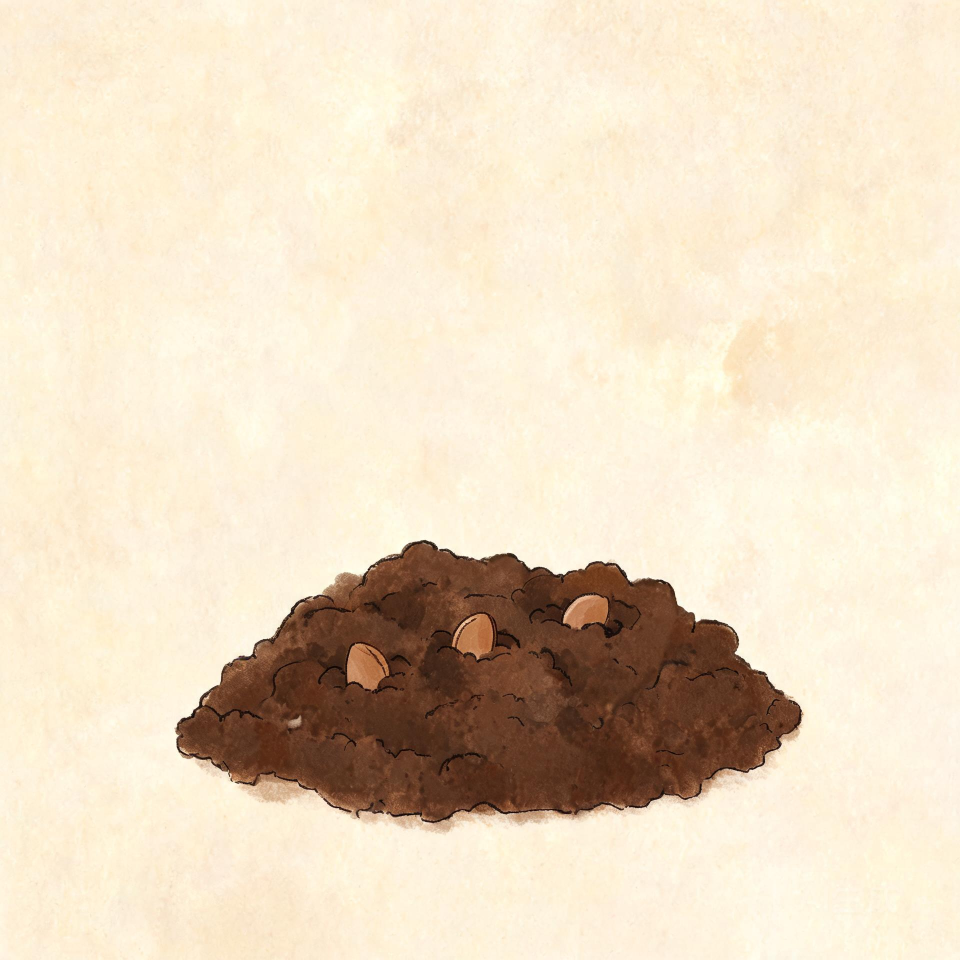
#> input picture assets/plants/shared/seed.jpg, 1920 x 1920 px (shown at 1/2 size); its folder holds only this picture in this run
$ python cutout.py
#> lines starting #> are read from the running program, lines starting #| are printed output that depends on the picture
#> in cutout, img is the input picture: PIL image 1920x1920 RGB; mean R, G, B 233.2, 217.4, 194.4
from PIL import Image, ImageDraw, ImageFilter
from pathlib import Path
import sys

ROOT = Path(__file__).resolve().parent.parent
PLANT_DIRS = [
    ROOT / "assets/plants/shared",
    ROOT / "assets/plants/strawberry",
]


def background_color(img):
    w, h = img.size
#> w = 1920; h = 1920
    samples = []
    step = max(1, w // 24)
#> step = 80
    for x in range(0, w, step):
        samples.append(img.getpixel((x, 2)))
        samples.append(img.getpixel((x, h - 3)))
#> after the loop, samples = 48 items, first 6: (255, 240, 221), (255, 242, 225), (254, 239, 218), (248, 236, 214), (252, 238, 212), (253, 241, 219)
    for y in range(0, h, step):
        samples.append(img.getpixel((2, y)))
        samples.append(img.getpixel((w - 3, y)))
#> after the loop, samples = 96 items, first 6: (255, 240, 221), (255, 242, 225), (254, 239, 218), (248, 236, 214), (252, 238, 212), (253, 241, 219)
    samples.sort(key=lambda p: p[0] + p[1] + p[2])
    mid = samples[len(samples) // 2]
#> mid = (253, 242, 220)
    return mid


def cutout(path: Path, tolerance: int = 26, feather: int = 2) -> Image.Image:
    img = Image.open(path).convert("RGB")
    bg = background_color(img)
#> bg = (253, 242, 220)

    marker = (255, 0, 255)
    work = img.copy()
    w, h = work.size
#> w = 1920; h = 1920

    seeds = []
    step = max(8, w // 40)
#> step = 48
    for x in range(0, w, step):
        seeds.append((x, 0))
        seeds.append((x, h - 1))
    for y in range(0, h, step):
        seeds.append((0, y))
        seeds.append((w - 1, y))

    for seed in seeds:
        pixel = work.getpixel(seed)
        if sum(abs(a - b) for a, b in zip(pixel, bg)) <= tolerance * 3:
            try:
                ImageDraw.floodfill(work, seed, marker, thresh=tolerance)
            except Exception:
                pass
#> this loop made 160 passes
#> pixel on passes 1 to 3: (255, 240, 221), (255, 0, 255), (255, 0, 255)
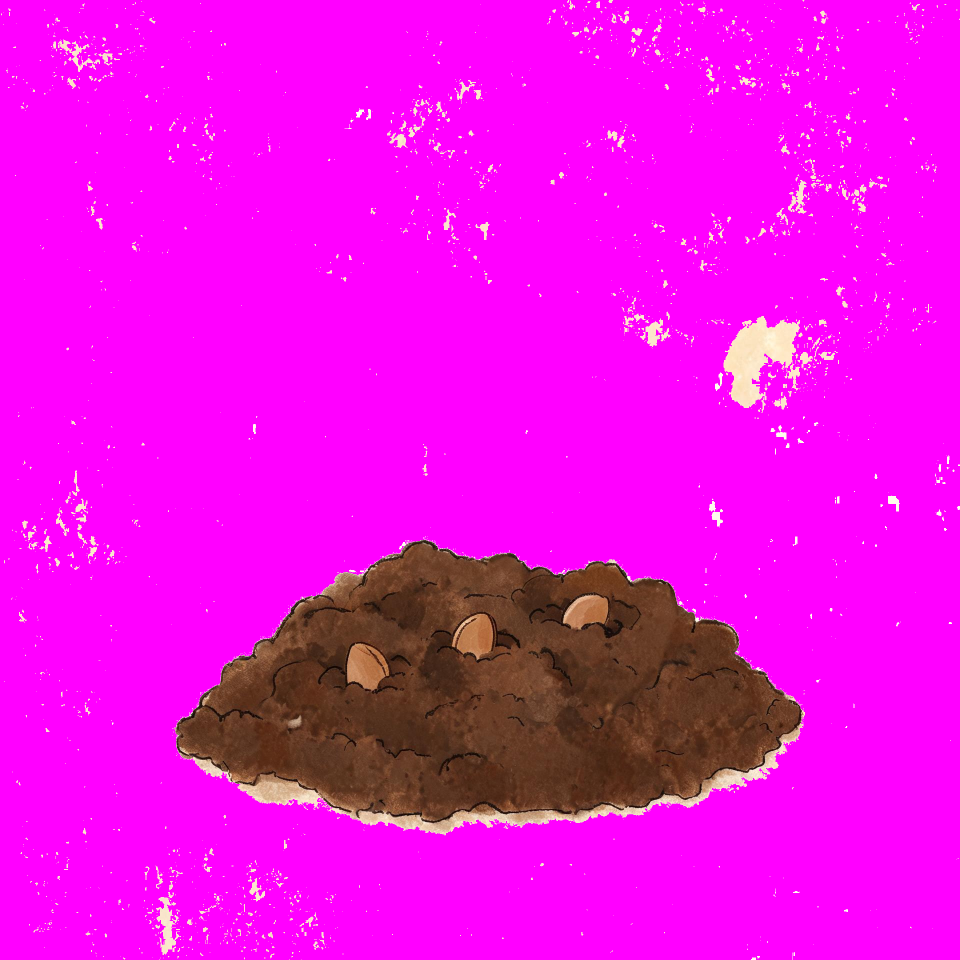
#> work: PIL image 1920x1920 RGB (shown at 1/2 size); mean R, G, B 234.3, 13.1, 225.1

    alpha = Image.new("L", (w, h), 255)
#> alpha: PIL image 1920x1920 L; every value is 255
    pixels = work.load()
    alpha_pixels = alpha.load()
    for y in range(h):
        for x in range(w):
            if pixels[x, y] == marker:
                alpha_pixels[x, y] = 0

    if feather:
        alpha = alpha.filter(ImageFilter.GaussianBlur(feather))
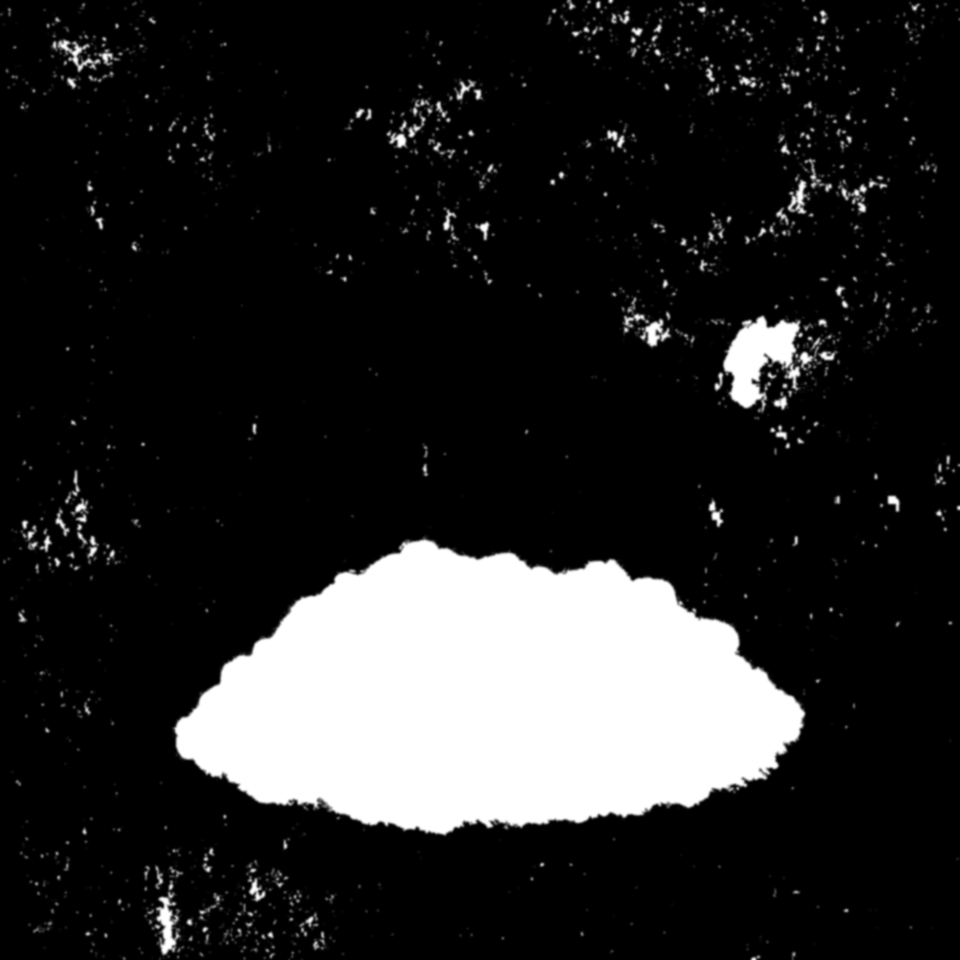
#> alpha: PIL image 1920x1920 L (shown at 1/2 size); min 0, max 255, mean 39.5

    out = img.convert("RGBA")
    out.putalpha(alpha)
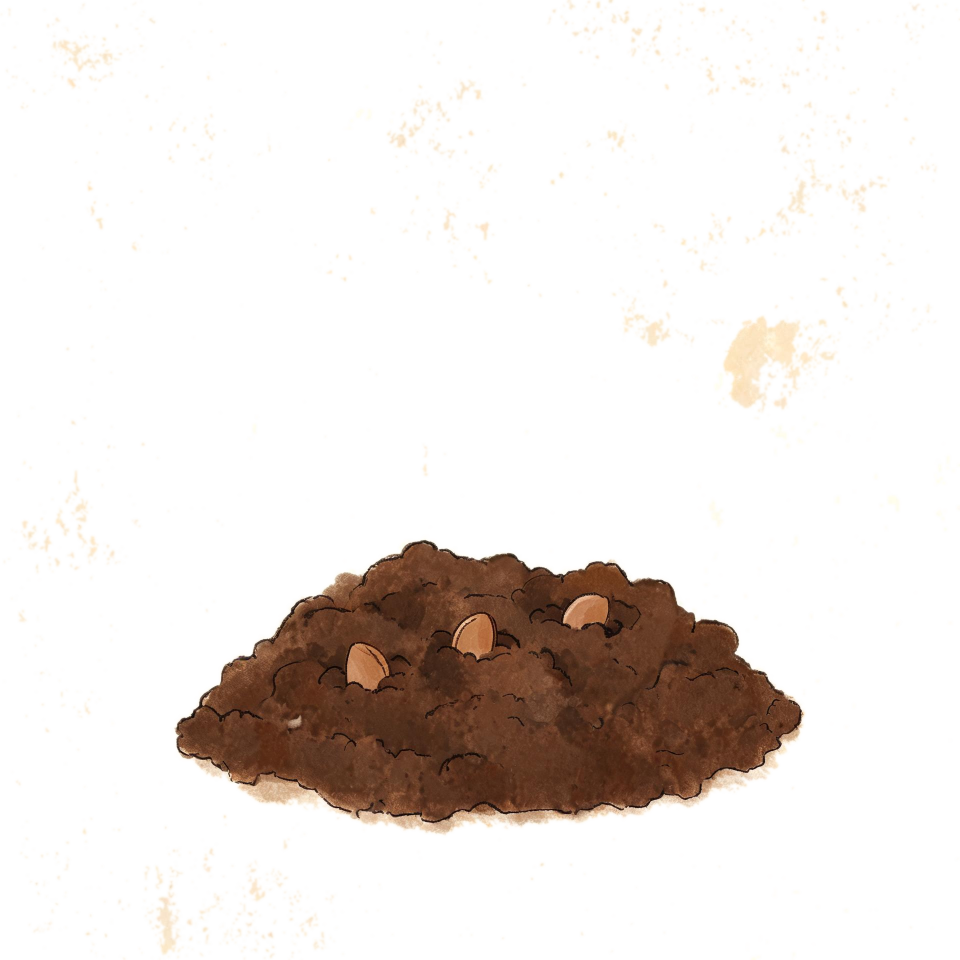
#> out: PIL image 1920x1920 RGBA (shown at 1/2 size); mean R, G, B, A 233.2, 217.4, 194.4, 39.5; transparent parts drawn white

    bbox = alpha.point(lambda v: 255 if v > 24 else 0).getbbox()
#> bbox = (0, 0, 1920, 1920)
    if bbox:
        pad = 6
        bbox = (
            max(0, bbox[0] - pad),
            max(0, bbox[1] - pad),
            min(w, bbox[2] + pad),
            min(h, bbox[3] + pad),
        )
        out = out.crop(bbox)
    return out


def main():
    targets = []
    for folder in PLANT_DIRS:
        if folder.exists():
            targets.extend(sorted(folder.glob("*.jpg")))

    if not targets:
        print("no jpg found")
        return 1

    for path in targets:
        try:
            result = cutout(path)
            max_side = 1000
            if max(result.size) > max_side:
                ratio = max_side / max(result.size)
#> ratio = 0.521
                result = result.resize(
                    (max(1, int(result.width * ratio)), max(1, int(result.height * ratio))),
                    Image.LANCZOS,
                )
            out_path = path.with_suffix(".png")
            result.save(out_path, optimize=True)
            print(f"{path.name} -> {out_path.name} {result.size}")
#| seed.jpg -> seed.png (1000, 1000)
        except Exception as exc:
            print(f"FAILED {path.name}: {exc}", file=sys.stderr)
    return 0


if __name__ == "__main__":
    raise SystemExit(main())
#> (the program exits here)
